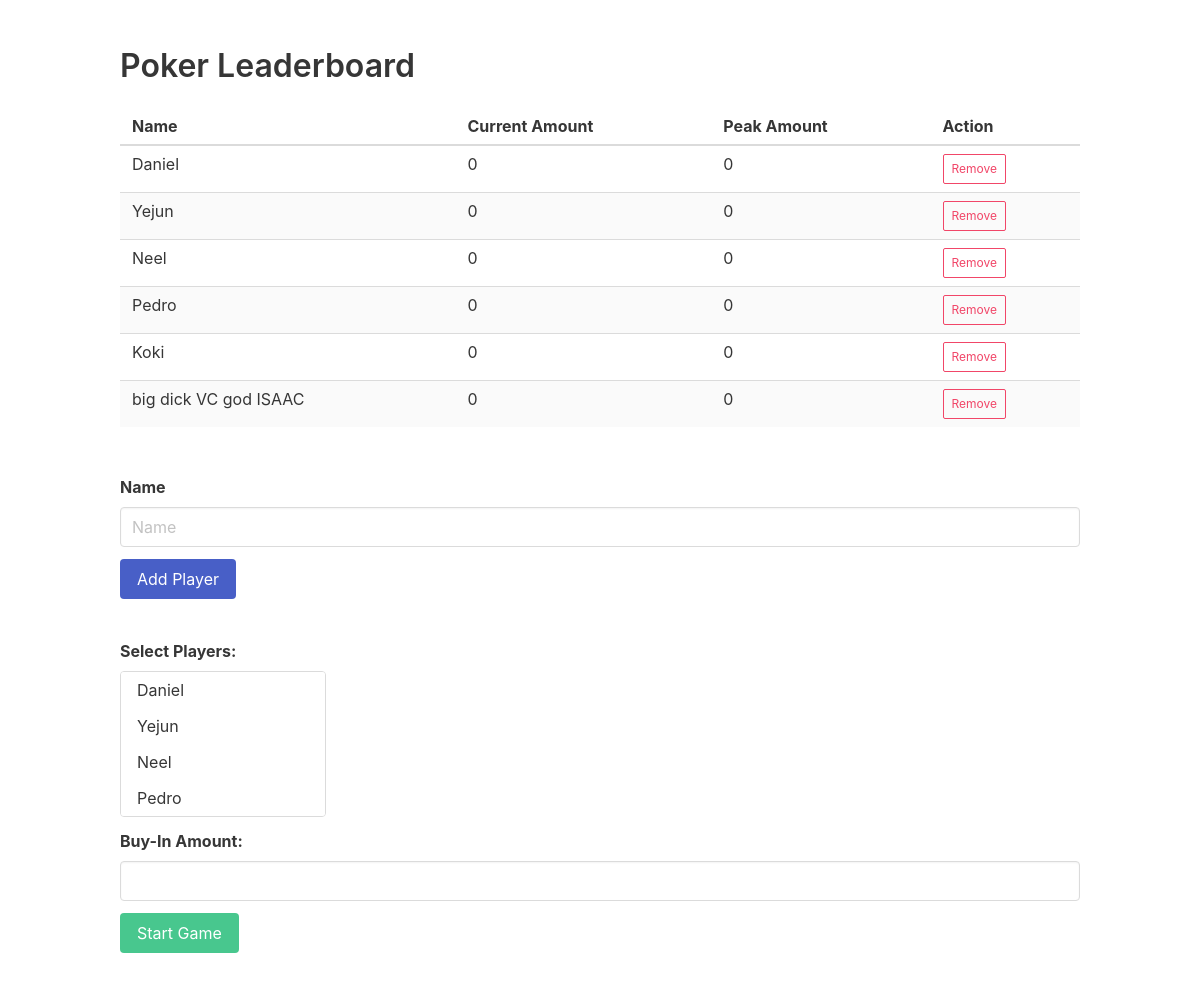
The app's page /leaderboard/, older data.
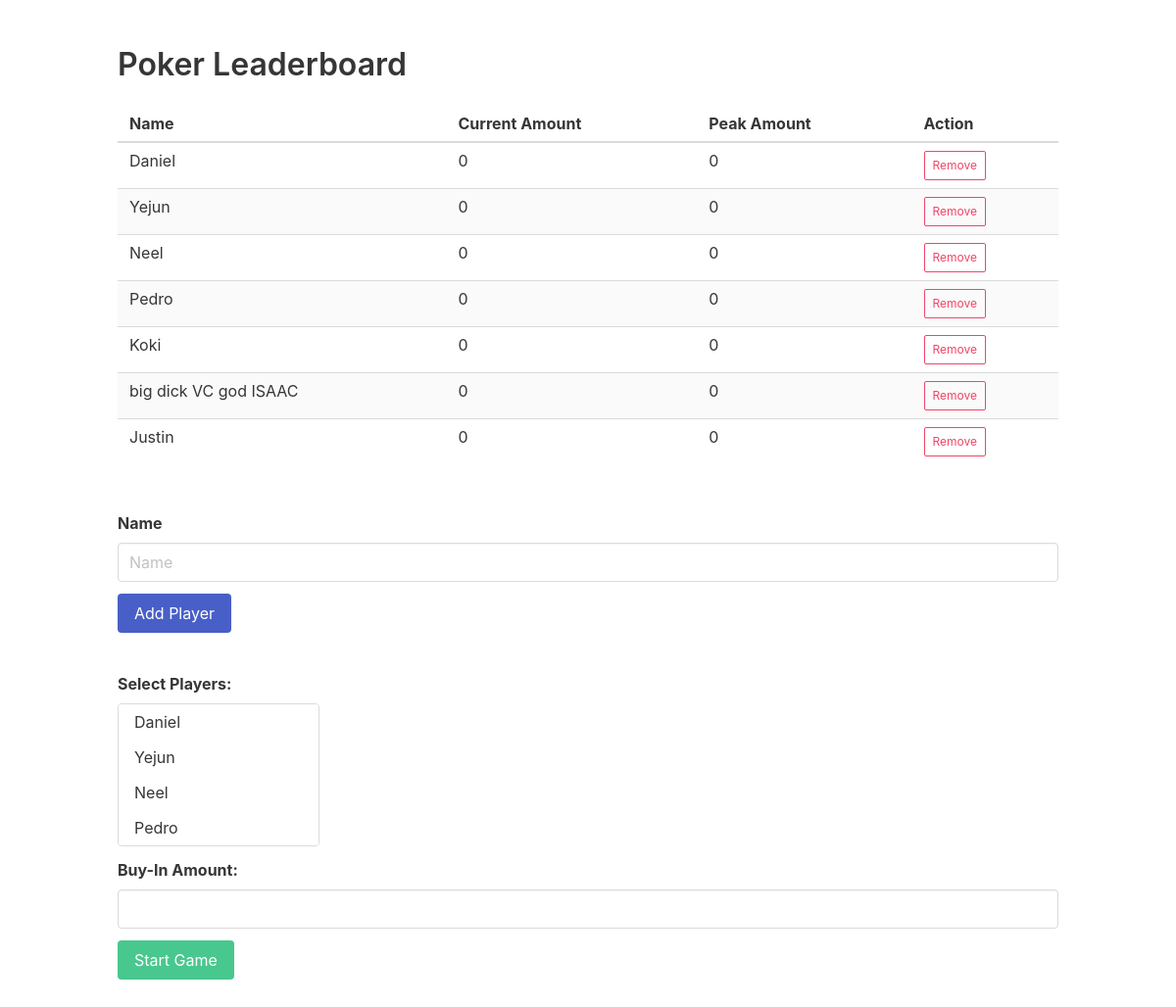
The same page, newer data.
### leaderboard/models.py (models this page shows, shortened)
class Player(models.Model):
    name = models.CharField(max_length=100)
    current_amount = models.PositiveIntegerField(default=0)
    peak_amount = models.PositiveIntegerField(default=0)

### leaderboard/views.py (the view)
# urls.py: path('', views.leaderboard_view, name='leaderboard'),
def leaderboard_view(request):
    players = Player.objects.all()
    return render(request, 'leaderboard.html', {'players': players})

### leaderboard/templates/leaderboard.html (shortened to what this page needs)
{% load static %}
<html>
<head>
  <link rel="stylesheet" href="https://cdnjs.cloudflare.com/ajax/libs/bulma/0.9.1/css/bulma.min.css">
  <link rel="stylesheet" href="{% static '/style.css/' %}">
</head>
<section class="section">
  <div class="container">
    <h1 class="title">Poker Leaderboard</h1>
    <table class="table is-striped is-hoverable is-fullwidth">
      <thead>
      <tr>
        <th>Name</th>
        <th>Current Amount</th>
        <th>Peak Amount</th>
        <th>Action</th>
      </tr>
      </thead>
      <tbody>
      {% for player in players %}
      <tr>
        <td>{{ player.name }}</td>
        <td>{{ player.current_amount }}</td>
        <td>{{ player.peak_amount }}</td>
        <td>
          <div class="buttons">
            <button class="button is-danger is-small is-outlined remove-button" data-id="{{ player.id }}">Remove</button>
          </div>
        </td>
      </tr>
      {% endfor %}
      </tbody>
    </table>
    <br>
    <form class="form" id="add-form">
      <div class="field">
        <label class="label" for="name-input">Name</label>
        <div class="control">
          <input class="input" type="text" id="name-input" placeholder="Name">
        </div>
      </div>
      <div class="field">
        <div class="control">
          <button class="button is-link" type="submit">Add Player</button>
        </div>
      </div>
    </form>
    <br>
   <form class="form" action="{% url 'start_game' %}" method="post">
  <div class="field">
    <label class="label">Select Players:</label>
    <div class="control">
      <div class="select is-multiple">
        <select multiple name="players">
          {% for player in players %}
          <option class="player-option" value="{{ player.id }}">{{ player.name }}</option>
          {% endfor %}
        </select>
      </div>
    </div>
  </div>
  <div class="field">
    <label class="label" for="buy-in">Buy-In Amount:</label>
    <div class="control">
      <input class="input" id="buy-in" name="buy-in" type="number">
    </div>
  </div>
  <div class="field">
    <div class="control">
      <button class="button is-success" type="submit">Start Game</button>
    </div>
  </div>
</form>
    </div>
  </section>
</body>
</html>

Row changes from the older to the newer data that the page shows:
added Player: name "Justin", current_amount "0", peak_amount "0", shown under "Poker Leaderboard"
